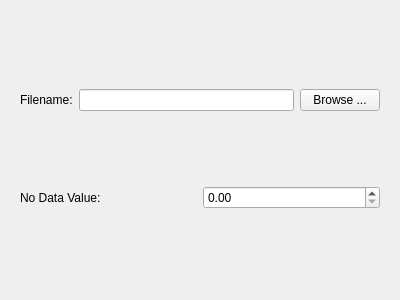
<ui version="4.0" >
 <class>BasicPackageForm</class>
 <widget class="QWidget" name="BasicPackageForm" >
  <property name="geometry" >
   <rect>
    <x>0</x>
    <y>0</y>
    <width>400</width>
    <height>300</height>
   </rect>
  </property>
  <property name="windowTitle" >
   <string>Form</string>
  </property>
  <layout class="QVBoxLayout" >
   <item>
    <widget class="QFrame" name="frame" >
     <property name="frameShape" >
      <enum>QFrame::NoFrame</enum>
     </property>
     <property name="frameShadow" >
      <enum>QFrame::Plain</enum>
     </property>
     <layout class="QVBoxLayout" >
      <item>
       <layout class="QHBoxLayout" >
        <item>
         <widget class="QLabel" name="_fileLabel" >
          <property name="text" >
           <string>Filename:</string>
          </property>
         </widget>
        </item>
        <item>
         <widget class="QLineEdit" name="_filename" />
        </item>
        <item>
         <widget class="QPushButton" name="browseButton" >
          <property name="text" >
           <string>Browse ...</string>
          </property>
         </widget>
        </item>
       </layout>
      </item>
      <item>
       <layout class="QHBoxLayout" >
        <item>
         <widget class="QLabel" name="_noDataValueLabel" >
          <property name="text" >
           <string>No Data Value:</string>
          </property>
         </widget>
        </item>
        <item>
         <widget class="QDoubleSpinBox" name="_noDataValue" />
        </item>
       </layout>
      </item>
     </layout>
    </widget>
   </item>
  </layout>
 </widget>
 <resources/>
 <connections/>
</ui>
